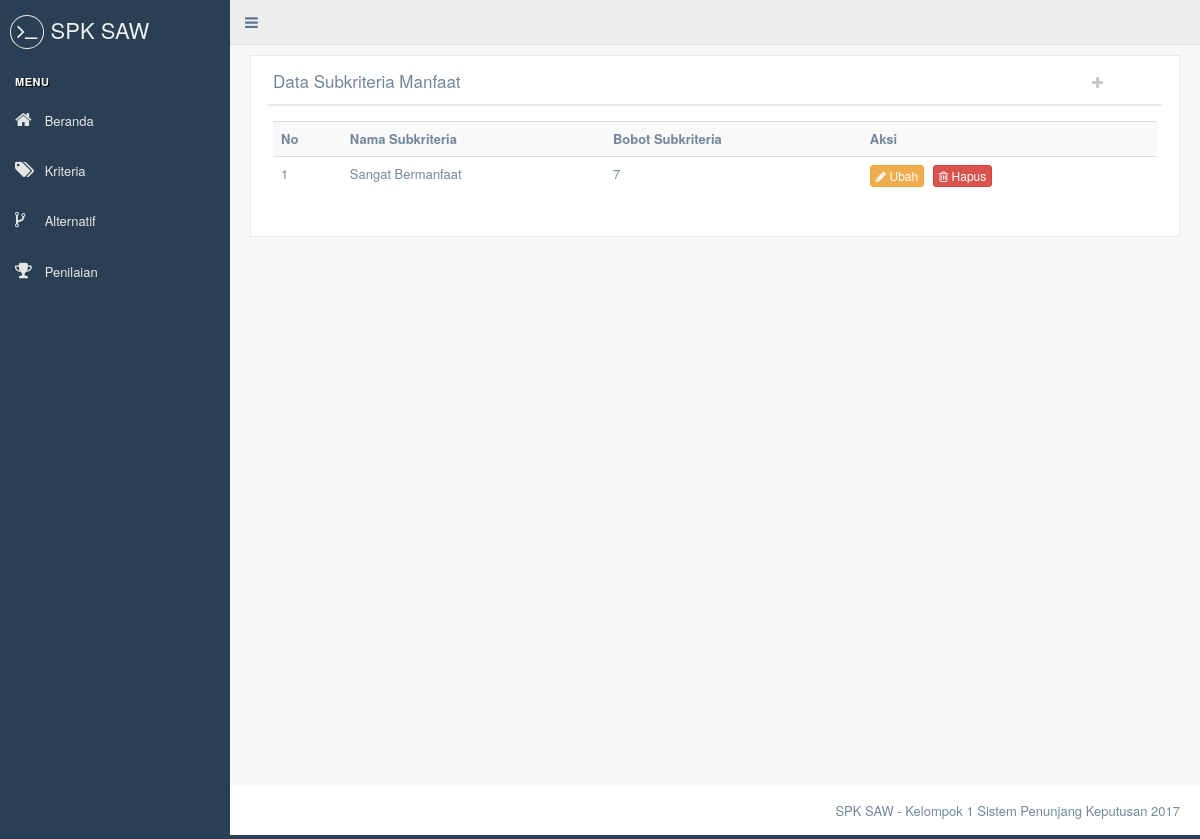
The page /subkriteria.php?id=3 on the database as committed earlier.
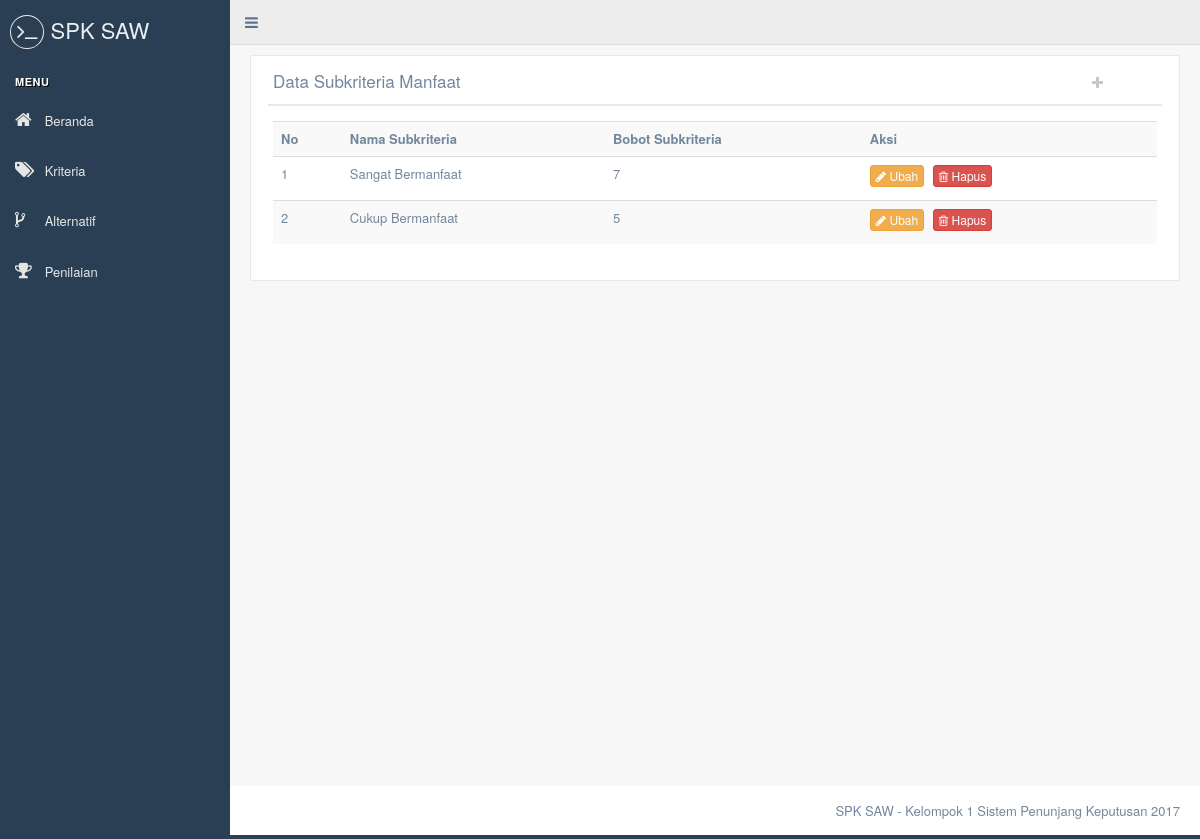
The same page on the database as committed later.
### tables this page shows
CREATE TABLE `subkriteria` (
  `id` int(2) NOT NULL,
  `nama` varchar(25) NOT NULL,
  `bobot` int(2) NOT NULL,
  `id_kriteria` int(2) NOT NULL
);

### crud_subkriteria.php (the view, shortened to what this page needs)
<?php
	require 'koneksi.php';
	function get_subkriteria() {
		global $koneksi;
		$sql = "SELECT * FROM subkriteria WHERE id_kriteria = " .$_GET['id'];
		$query = mysqli_query($koneksi, $sql);
		if(mysqli_num_rows($query) == 0) {
			echo "Belum ada subkriteria";
		} else {
?>
			<table class="table table-striped">
				<tr>
					<th>No</th>
					<th>Nama Subkriteria</th>
					<th>Bobot Subkriteria</th>
					<th>Aksi</th>
				</tr>
<?php
			$no = 1;
			while($row = mysqli_fetch_assoc($query)) {
?>
				<tr>
					<td><?php echo $no; ?></td>
					<td><?php echo $row['nama']; ?></td>
					<td><?php echo $row['bobot']; ?></td>
					<td>
						<a class="btn btn-warning btn-xs" data-toggle="modal" data-placement="right" data-target="#modal_ubah_subkriteria_<?php echo $row['id']; ?>"><i class="fa fa-pencil"></i> Ubah</a>
						<a class="btn btn-danger btn-xs" data-toggle="modal" data-placement="right" data-target="#modal_hapus_subkriteria_<?php echo $row['id']; ?>"><i class="fa fa-trash-o"></i> Hapus</a>
					</td>
				</tr>
<?php
				$no++;
			}
?>
			</table>
<?php
		}
	}
?>

Rows that differ between the two databases and show on the page:
added subkriteria: nama "Cukup Bermanfaat", bobot "5"
